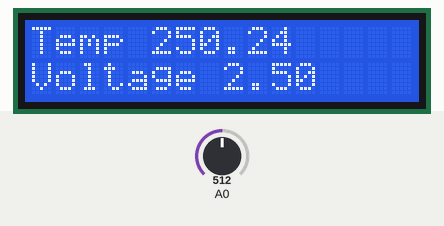
Simulated run of this sketch. Board: Arduino Uno, built with avr-gcc and run on an emulated ATmega328P. Parts: 16×2 character LCD. The inputs (shaded band) are chosen by the test bench; at power-on: A0 = 512. What the sketch prints to the serial monitor is not drawn.

Above: at 1.2 s.
1.3 s: A0 set to 716
At 2.8 s:
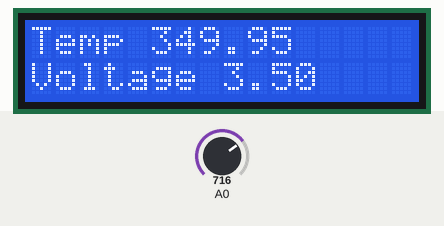
4.0 s: A0 set to 900
At 4.5 s:
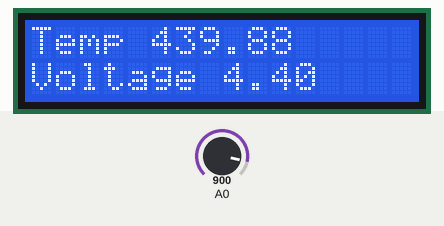
6.7 s: A0 set to 1023
At 9.1 s:
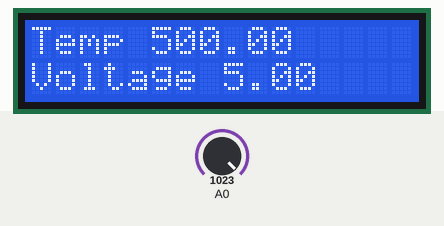
Timing chart, 0 to 10.6 s (numbered marks = the images above; inputs shaded):
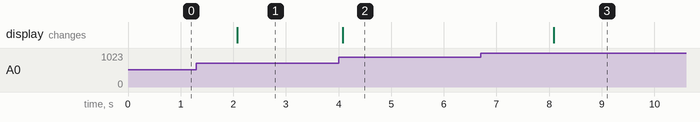

The sketch:

ReadAnalogVoltage.ino
```cpp
#include <LiquidCrystal.h>

LiquidCrystal lcd_1(12, 11, 5, 4, 3, 2);

void setup() {
  Serial.begin(9600);
  lcd_1.begin(16, 2);
}
void loop() {
  int sensorValue = analogRead(A0);
  float voltage = sensorValue * (5.0 / 1023.0);
  float temperature = voltage * 100;
  lcd_1.setCursor(0, 1);
  lcd_1.print("Voltage ");
  lcd_1.print(voltage);
  lcd_1.setCursor(0, 0);
  lcd_1.print("Temp ");
  lcd_1.print(temperature);
  delay(1000);
  Serial.println("voltage : ");
  Serial.println(voltage);
  Serial.println("Temprature : ");
  Serial.println(temperature);
  delay(1000);
}
```

Measured:
- after the input at 1.3 s, the display: changes after 0.77 s (image 1)
- after the input at 4.0 s, the display: changes after 0.08 s (image 2)
- after the input at 6.7 s, the display: changes after 1.4 s (image 3)
